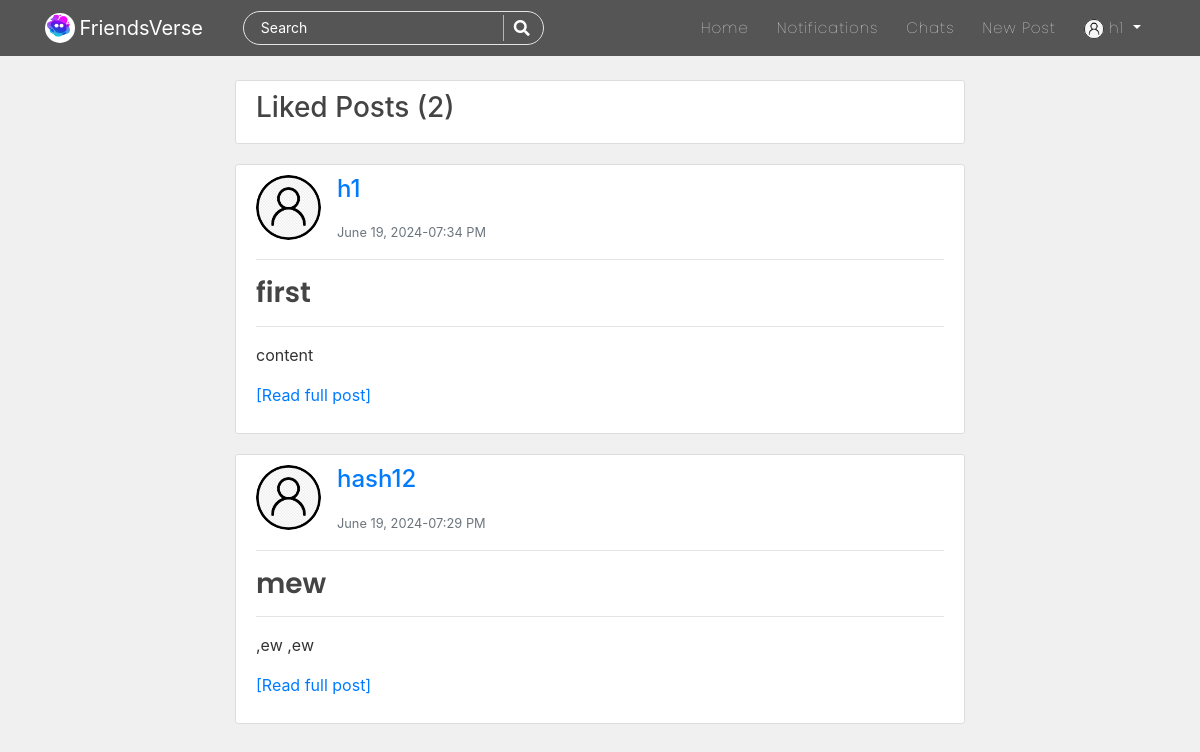
Screenshot of /liked-posts/ (signed in) with the database file from the repository.
### users/models.py (models this page shows, shortened)
class Profile(models.Model):
    user = models.OneToOneField(User, on_delete=models.CASCADE)
    is_online = models.BooleanField(default=False)
    following = models.ManyToManyField(User, related_name="following", blank=True)
    friends = models.ManyToManyField(User, related_name='my_friends', blank=True)
    bio = models.CharField(default="",blank=True,null=True,max_length=350)
    date_of_birth = models.CharField(blank=True,max_length=150)
    updated = models.DateTimeField(auto_now=True)
    created = models.DateTimeField(auto_now_add=True)
    image = models.ImageField(default='default.jpg', upload_to='profile_pics',blank=True, null=True)

### blog/models.py (models this page shows, shortened)
class Post(models.Model):
    title = models.CharField(max_length=150)
    content = RichTextField(blank=True, null=True)
    date_posted = models.DateTimeField(default=timezone.now)
    date_updated = models.DateTimeField(auto_now=True)
    author = models.ForeignKey(User, on_delete=models.CASCADE)
    likes = models.ManyToManyField(User, related_name="blogpost", blank=True)
    saves = models.ManyToManyField(User, related_name="blogsave", blank=True)
    image = models.ImageField(upload_to='post_images/', blank=True, null=True)
    video = models.FileField(upload_to='post_videos/', null=True, blank=True)
    link = models.URLField(max_length=200, null=True, blank=True)

### blog/views.py (the view)
# urls.py: path('liked-posts/', AllLikeView, name='all-like'),
@login_required
def AllLikeView(request):
    user = request.user
    liked_posts = user.blogpost.all()
    context = {
        'liked_posts':liked_posts
    }
    return render(request, 'blog/liked_posts.html', context)

### blog/templates/blog/liked_posts.html (shortened to what this page needs)
{% extends "blog/base.html" %}
{% block content %}
<div class="col-md-8 m-auto">
<div class="content-section">
  <h3>Liked Posts ({{liked_posts|length}})</h3>
</div>
    {% for post in liked_posts %}
    <article class="content-section" style="overflow: auto;">
      <div class="media">
          <img class="rounded-circle article-img" src="{{post.author.profile.image.url}}" alt="image">
          <div class="media-body">
              <p>
                <a class="mr-2 h4" href="{% url 'profile-detail-view' post.author.pk %}">{{ post.author }}</a>
              </p>
              <small class="text-muted">{{ post.date_posted|date:"F d, Y-h:i A" }}</small>
          </div>
      </div>
      <hr>
      <h3><a class="article-title" href="{% url 'post-detail' post.id %}">{{ post.title }}</a></h3>
      <hr>
      <p class="article-content">{{ post.content|safe|linebreaks|truncatewords_html:"20" }}<a href="{% url 'post-detail' post.id %}">[Read full post]</a></p>
    </article>
    {% endfor %}
</div>
{% endblock %}

### blog/templates/blog/navbar.html (shortened to what this page needs)
<nav class="navbar navbar-expand-md navbar-dark bg-steel fixed-top">
    <div class="container">
        <img class="rounded-circle" style="height: 30px; width: 30px;" src="/static/blog/images/logosmall1.png" alt="">&nbsp;
      <a class="navbar-brand mr-4 pr-3" href="/">FriendsVerse</a>
      <div class="collapse navbar-collapse" id="navbarToggle">
        <div class="navbar-nav mr-auto">
          <div id="searchbar" >
            <form method="GET" action="/search">
              <input required name="query" id="search" type="text" placeholder="Search">
              <button class="search-btn" type="submit"><i class="fas fa-search"></i></button>
            </form>
          </div>
        </div>
        <div class="navbar-nav">
          <a class="nav-item nav-link" href="{% url 'blog-home' %}">Home</a>
          {% if user.is_authenticated %}
          <a class="nav-item nav-link" href="{% url 'show-notifications' %}">Notifications</a>
          <a class="nav-item nav-link" href="{% url 'room-enroll' %}">Chats</a>
          <a class="nav-item nav-link" href="{% url 'post-create' %}">New Post</a>
          {% endif %}
          {% if user.is_authenticated %}
            <div class="dropdown">
              <a class="dropdown-toggle nav-link" href="#" role="button" id="dropdownMenuLink2" data-toggle="dropdown" aria-haspopup="true" aria-expanded="false">
                <img class="rounded-circle" style="height: 20px; width: 20px;" src="{{user.profile.image.url}}" alt="">&nbsp;{{user}}
              </a>
            </div>
          {% else %}
            <a class="nav-item nav-link" href="{% url 'account_login' %}">Login</a>
            <a class="nav-item nav-link" href="{% url 'register' %}">Register</a>
          {% endif %}
        </div>
      </div>
    </div>
</nav>

### blog/static/blog/main.css (style rules this page uses)
body { background: #f7f7f7; color: #333333; margin-top: 5rem; scroll-behavior: smooth; }
h1, h2, h3, h4, h5, h6 { color: #444444; }
.bg-steel { background: #6633FF; }
.site-header .navbar-nav .nav-link { color: #ffffff; font-family:'Poppins'; font-weight: 100; margin: 0px 6px; font-size: 15px; letter-spacing: 1px; }
.content-section { background: #ffffff; padding: 10px 20px; border: 1px solid #dddddd; border-radius: 3px; margin-bottom: 20px; }
.article-title { color: #444444; font-family: 'poppins'; font-weight: 600; }
.article-content { white-space: pre-line; }
.article-img { height: 65px; width: 65px; margin-right: 16px; }
#searchbar form { width: auto; display: flex; flex-direction: row; border-radius: 50px; padding: 3px 15px; background-color: transparent; border: 1px solid #e4e4e4; margin-right: 10px; }
#searchbar form input::placeholder { color: #fff; font-size: 14px; }
#searchbar form input { border: none; outline: none; color: #fff; font-size: 15px; flex: 1; background-color:transparent; }
.search-btn { color:#fff; border: none; width: 25px; padding-left: 10px; border-left: 1px solid rgba(202, 202, 202, 0.829); outline: none; background-color: transparent; }
.search-btn i { font-size: 16px; }

### blog/templates/blog/base.html (style rules this page uses)
body { background-color: #f0f0f0; color: #333; }
a { color: #007bff; }
.navbar { background-color: #555; }
.navbar-nav .nav-link { color: #fff; }

### rows the page displays
Post: author.profile.image (placeholder picture), author "h1", date_posted "June 19, 2024-07:34 PM", title "first", content "content"
Post: author.profile.image (placeholder picture), author "hash12", date_posted "June 19, 2024-07:29 PM", title "mew", content ",ew ,ew"

### other values shown
{{ user }} "h1"
{{ liked_posts|length }} "2"
